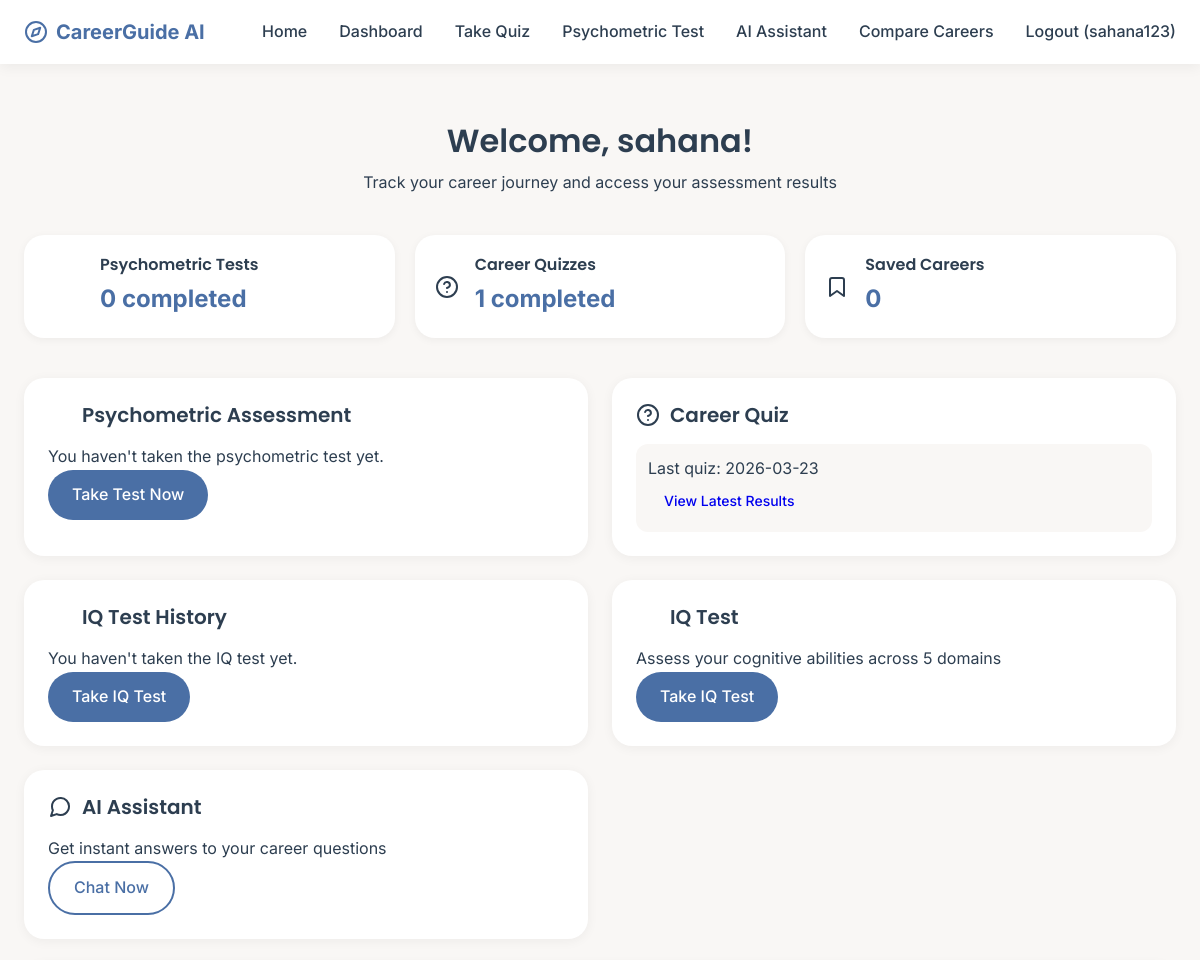
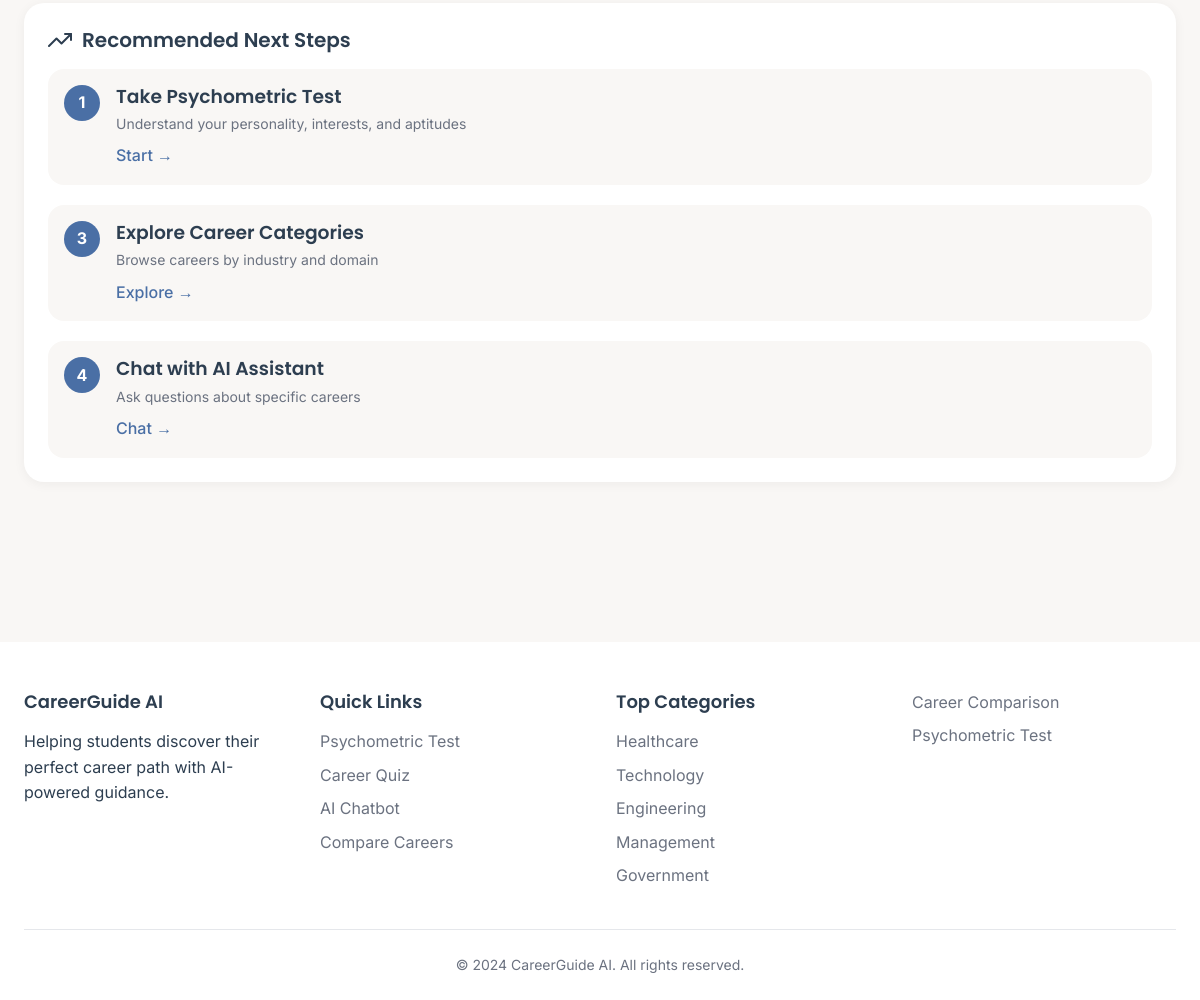
/dashboard (signed in), run on the app's committed database (2 pictures, top to bottom).
### tables this page shows
CREATE TABLE users (
                id INTEGER PRIMARY KEY AUTOINCREMENT,
                username TEXT UNIQUE NOT NULL,
                email TEXT UNIQUE NOT NULL,
                password TEXT NOT NULL,
                full_name TEXT,
                phone TEXT,
                education TEXT,
                stream TEXT,
                created_at TIMESTAMP DEFAULT CURRENT_TIMESTAMP,
                last_login TIMESTAMP,
                is_admin INTEGER DEFAULT 0
            );

CREATE TABLE quiz_results (
                id INTEGER PRIMARY KEY AUTOINCREMENT,
                user_id INTEGER NOT NULL,
                test_date TIMESTAMP DEFAULT CURRENT_TIMESTAMP,
                answers TEXT,
                recommendations TEXT,
                ai_summary TEXT,
                FOREIGN KEY (user_id) REFERENCES users (id)
            );

### app.py (the view)
@app.route('/dashboard')
@login_required
def dashboard():
    user = db.get_user_by_id(session['user_id'])
    psychometric_results = db.get_psychometric_results(session['user_id'], limit=1)
    quiz_results = db.get_quiz_results(session['user_id'], limit=1)
    iq_results = db.get_iq_test_results(session['user_id'], limit=1)
    iq_stats = db.get_iq_test_stats(session['user_id'])
    return render_template('dashboard.html',
                         user=user,
                         psychometric_results=psychometric_results,
                         quiz_results=quiz_results,
                         iq_results=iq_results,
                         iq_stats=iq_stats)

### app.py (called while the page is built)
def login_required(f):
    @wraps(f)
    def decorated_function(*args, **kwargs):
        if 'user_id' not in session:
            return redirect(url_for('login'))
        return f(*args, **kwargs)
    return decorated_function

### database.py (called while the page is built, shortened)
    def get_connection(self):
        conn = sqlite3.connect(self.db_path)
        conn.row_factory = sqlite3.Row
        return conn

    def get_user_by_id(self, user_id):
        conn = self.get_connection()
        cursor = conn.cursor()
        cursor.execute('SELECT * FROM users WHERE id = ?', (user_id,))
        user = cursor.fetchone()
        conn.close()
        return dict(user) if user else None

    def get_psychometric_results(self, user_id, limit=10):
        conn = self.get_connection()
        cursor = conn.cursor()
        cursor.execute('''
            SELECT * FROM psychometric_results
            WHERE user_id = ?
            ORDER BY test_date DESC
            LIMIT ?
        ''', (user_id, limit))
        results = cursor.fetchall()
        conn.close()
        formatted_results = []
        return formatted_results

    def get_quiz_results(self, user_id, limit=10):
        conn = self.get_connection()
        cursor = conn.cursor()
        cursor.execute('''
            SELECT * FROM quiz_results
            WHERE user_id = ?
            ORDER BY test_date DESC
            LIMIT ?
        ''', (user_id, limit))
        results = cursor.fetchall()
        conn.close()
        formatted_results = []
        for r in results:
            result = dict(r)
            result['answers'] = json.loads(result['answers']) if result['answers'] else {}
            result['recommendations'] = json.loads(result['recommendations']) if result['recommendations'] else []
            formatted_results.append(result)
        return formatted_results

### templates/dashboard.html (shortened to what this page needs)
{% extends "base.html" %}
{% block content %}
<div class="dashboard-page">
    <div class="container">
        <div class="dashboard-header">
            <h1>Welcome, {{ user.full_name or user.username }}!</h1>
            <p>Track your career journey and access your assessment results</p>
        </div>
        <div class="dashboard-stats">
            <div class="stat-card">
                <i data-feather="brain"></i>
                <div class="stat-info">
                    <h3>Psychometric Tests</h3>
                    <p>{{ psychometric_results|length }} completed</p>
                </div>
            </div>
            <div class="stat-card">
                <i data-feather="help-circle"></i>
                <div class="stat-info">
                    <h3>Career Quizzes</h3>
                    <p>{{ quiz_results|length }} completed</p>
                </div>
            </div>
            <div class="stat-card">
                <i data-feather="bookmark"></i>
                <div class="stat-info">
                    <h3>Saved Careers</h3>
                    <p id="savedCount">0</p>
                </div>
            </div>
        </div>
        <div class="dashboard-grid">
            <div class="dashboard-card">
                <h2><i data-feather="brain"></i> Psychometric Assessment</h2>
                {% if psychometric_results %}
                    <div class="result-preview">
                        <p>Last test: {{ psychometric_results[0].test_date[:10] }}</p>
                        <a href="/psychometric-results" class="btn btn-small">View Latest Results</a>
                    </div>
                {% else %}
                    <p>You haven't taken the psychometric test yet.</p>
                    <a href="/psychometric-test" class="btn btn-primary">Take Test Now</a>
                {% endif %}
            </div>
            <div class="dashboard-card">
                <h2><i data-feather="help-circle"></i> Career Quiz</h2>
                {% if quiz_results %}
                    <div class="result-preview">
                        <p>Last quiz: {{ quiz_results[0].test_date[:10] }}</p>
                        <a href="/results" class="btn btn-small">View Latest Results</a>
                    </div>
                {% else %}
                    <p>You haven't taken the career quiz yet.</p>
                    <a href="/quiz" class="btn btn-primary">Take Quiz Now</a>
                {% endif %}
            </div>
<div class="dashboard-card">
    <h2><i data-feather="brain"></i> IQ Test History</h2>
    {% if iq_results %}
        <div class="iq-history">
            <p>Your latest IQ score: <strong>{{ iq_results[0].iq_score }}</strong></p>
            <p>Best score: <strong>{{ iq_stats.highest_score if iq_stats else 'N/A' }}</strong></p>
            <p>Tests taken: <strong>{{ iq_stats.total_tests if iq_stats else 0 }}</strong></p>
        </div>
        <a href="/iq-test-results" class="btn btn-small">View Full Results</a>
    {% else %}
        <p>You haven't taken the IQ test yet.</p>
        <a href="/iq-test" class="btn btn-primary">Take IQ Test</a>
    {% endif %}
</div>
<div class="dashboard-card">
    <h2><i data-feather="brain"></i> IQ Test</h2>
    <p>Assess your cognitive abilities across 5 domains</p>
    <a href="/iq-test" class="btn btn-primary">Take IQ Test</a>
</div>
            <div class="dashboard-card">
                <h2><i data-feather="message-circle"></i> AI Assistant</h2>
                <p>Get instant answers to your career questions</p>
                <a href="/chatbot" class="btn btn-outline">Chat Now</a>
            </div>
        </div>
        <div class="dashboard-card full-width">
            <h2><i data-feather="trending-up"></i> Recommended Next Steps</h2>
            <div class="steps-list">
                {% if not psychometric_results %}
                <div class="step-item">
                    <span class="step-number">1</span>
                    <div class="step-content">
                        <h3>Take Psychometric Test</h3>
                        <p>Understand your personality, interests, and aptitudes</p>
                        <a href="/psychometric-test">Start →</a>
                    </div>
                </div>
                {% endif %}
                <div class="step-item">
                    <span class="step-number">3</span>
                    <div class="step-content">
                        <h3>Explore Career Categories</h3>
                        <p>Browse careers by industry and domain</p>
                        <a href="/categories">Explore →</a>
                    </div>
                </div>
                <div class="step-item">
                    <span class="step-number">4</span>
                    <div class="step-content">
                        <h3>Chat with AI Assistant</h3>
                        <p>Ask questions about specific careers</p>
                        <a href="/chatbot">Chat →</a>
                    </div>
                </div>
            </div>
        </div>
    </div>
</div>
{% endblock %}

### templates/base.html (shortened to what this page needs)
<!DOCTYPE html>
<html lang="en">
<head>
    <link rel="stylesheet" href="{{ url_for('static', filename='css/style.css') }}">
</head>
<body>
    <header class="header">
        <div class="container">
            <div class="header-content">
                <a href="/" class="logo">
                    <i data-feather="compass"></i>
                    <span>CareerGuide AI</span>
                </a>
                <nav class="nav">
                    <ul class="nav-links" id="navLinks">
                        <li><a href="/">Home</a></li>
                        {% if session.user_id %}
                            <li><a href="/dashboard">Dashboard</a></li>
                            <li><a href="/quiz">Take Quiz</a></li>
                            <li><a href="/psychometric-test">Psychometric Test</a></li>
                            <li><a href="/chatbot">AI Assistant</a></li>
                            <li><a href="/compare">Compare Careers</a></li>
                            <li><a href="/logout" class="logout-link">Logout ({{ session.username }})</a></li>
                        {% else %}
                            <li><a href="/compare">Compare Careers</a></li>
                            <li><a href="/login">Login</a></li>
                            <li><a href="/register" class="btn btn-primary btn-small" style="padding: 8px 20px;">Sign Up Free</a></li>
                        {% endif %}
                    </ul>
                </nav>
            </div>
        </div>
    </header>
    <main>
        {% block content %}{% endblock %}
    </main>
    <footer class="footer">
        <div class="container">
            <div class="footer-content">
                <div class="footer-section">
                    <h4>CareerGuide AI</h4>
                    <p>Helping students discover their perfect career path with AI-powered guidance.</p>
                </div>
                <div class="footer-section">
                    <h4>Quick Links</h4>
                    <ul>
                        {% if session.user_id %}
                            <li><a href="/psychometric-test">Psychometric Test</a></li>
                            <li><a href="/quiz">Career Quiz</a></li>
                            <li><a href="/chatbot">AI Chatbot</a></li>
                        {% endif %}
                        <li><a href="/compare">Compare Careers</a></li>
                    </ul>
                </div>
                <div class="footer-section">
                    <h4>Top Categories</h4>
                    <ul>
                        <li><a href="/category/Healthcare">Healthcare</a></li>
                        <li><a href="/category/Information Technology">Technology</a></li>
                        <li><a href="/category/Core Engineering">Engineering</a></li>
                        <li><a href="/category/Management">Management</a></li>
                        <li><a href="/category/Government">Government</a></li>
                    </ul>
                </div>
                <div class="footer-section">
                    <ul>
                        <li><a href="/compare">Career Comparison</a></li>
                        {% if session.user_id %}
                            <li><a href="/psychometric-test">Psychometric Test</a></li>
                        {% endif %}
                    </ul>
                </div>
            </div>
            <div class="footer-bottom">
                <p>&copy; 2024 CareerGuide AI. All rights reserved.</p>
            </div>
        </div>
    </footer>
</body>
</html>

### static/css/style.css (style rules this page uses)
:root { --primary: #4A6FA5; --primary-dark: #3a5a8a; --secondary: #6B8C9E; --accent: #E8A87C; --bg: #F9F7F5; --surface: #FFFFFF; --text: #2D3E50; --text-light: #6B7280; --success: #86A789; --error: #E27C7C; --border-radius: 16px; --shadow: 0 4px 12px rgba(0,0,0,0.05); --shadow-hover: 0 8px 24px rgba(0,0,0,0.1); }
* { margin: 0; padding: 0; box-sizing: border-box; }
body { font-family: 'Inter', sans-serif; background-color: var(--bg); color: var(--text); line-height: 1.6; }
h1, h2, h3, h4, h5, h6 { font-family: 'Poppins', sans-serif; font-weight: 600; line-height: 1.3; }
.container { max-width: 1280px; margin: 0 auto; padding: 0 24px; }
.header { background: var(--surface); box-shadow: var(--shadow); position: sticky; top: 0; z-index: 100; }
.header-content { display: flex; justify-content: space-between; align-items: center; padding: 16px 0; }
.logo { display: flex; align-items: center; gap: 8px; text-decoration: none; font-size: 1.25rem; font-weight: 600; color: var(--primary); }
.nav-links { display: flex; gap: 32px; list-style: none; }
.nav-links a { text-decoration: none; color: var(--text); font-weight: 500; transition: color 0.3s; }
.btn { display: inline-flex; align-items: center; gap: 8px; padding: 12px 24px; border-radius: 40px; font-weight: 500; text-decoration: none; transition: all 0.3s; cursor: pointer; border: none; font-family: inherit; font-size: 1rem; }
.btn-primary { background: var(--primary); color: white; }
.btn-outline { background: transparent; border: 2px solid var(--primary); color: var(--primary); }
.btn-small { padding: 8px 16px; font-size: 0.875rem; }
.step-number { width: 40px; height: 40px; background: var(--primary); color: white; border-radius: 50%; display: flex; align-items: center; justify-content: center; font-weight: bold; margin: 0 auto 16px; }
.footer { background: var(--surface); padding: 48px 0 24px; margin-top: 80px; }
.footer-content { display: grid; grid-template-columns: repeat(auto-fit, minmax(250px, 1fr)); gap: 32px; margin-bottom: 32px; }
.footer-section h4 { margin-bottom: 16px; }
.footer-section ul { list-style: none; }
.footer-section ul li { margin-bottom: 8px; }
.footer-section a { color: var(--text-light); text-decoration: none; transition: color 0.3s; }
.footer-bottom { text-align: center; padding-top: 24px; border-top: 1px solid #e5e7eb; color: var(--text-light); font-size: 0.875rem; }

### templates/dashboard.html (style rules this page uses)
.dashboard-page { padding: 120px 0 80px; min-height: 100vh; background: var(--bg, #F9F7F5); }
.dashboard-header { text-align: center; margin-bottom: 40px; }
.dashboard-header h1 { font-size: 2rem; margin-bottom: 8px; }
.dashboard-stats { display: grid; grid-template-columns: repeat(3, 1fr); gap: 20px; margin-bottom: 40px; }
.stat-card { background: var(--surface, white); padding: 20px; border-radius: 20px; display: flex; align-items: center; gap: 16px; box-shadow: 0 2px 8px rgba(0,0,0,0.05); }
.stat-card i { width: 40px; height: 40px; color: var(--primary, #4A6FA5); }
.stat-info h3 { font-size: 1rem; margin-bottom: 4px; }
.stat-info p { font-size: 1.5rem; font-weight: 700; color: var(--primary, #4A6FA5); }
.dashboard-grid { display: grid; grid-template-columns: repeat(2, 1fr); gap: 24px; margin-bottom: 24px; }
.dashboard-card { background: var(--surface, white); border-radius: 20px; padding: 24px; box-shadow: 0 2px 12px rgba(0,0,0,0.05); }
.dashboard-card h2 { display: flex; align-items: center; gap: 10px; font-size: 1.25rem; margin-bottom: 16px; }
.dashboard-card h2 i { width: 24px; height: 24px; color: var(--primary, #4A6FA5); }
.full-width { grid-column: span 2; }
.result-preview { margin-top: 12px; padding: 12px; background: var(--bg, #F9F7F5); border-radius: 12px; }
.steps-list { display: flex; flex-direction: column; gap: 20px; }
.step-item { display: flex; gap: 16px; padding: 16px; background: var(--bg, #F9F7F5); border-radius: 16px; }
.step-number { width: 36px; height: 36px; background: var(--primary, #4A6FA5); color: white; border-radius: 50%; display: flex; align-items: center; justify-content: center; font-weight: 700; }
.step-content { flex: 1; }
.step-content h3 { margin-bottom: 4px; }
.step-content p { color: var(--text-light, #6B7280); font-size: 0.875rem; margin-bottom: 8px; }
.step-content a { color: var(--primary, #4A6FA5); text-decoration: none; font-weight: 500; }

### data on the page
users: username "sahana123", full_name "sahana"
quiz_results: test_date "2026-03-23"

### other printed values
{{ psychometric_results|length }} "0"
{{ quiz_results|length }} "1"
